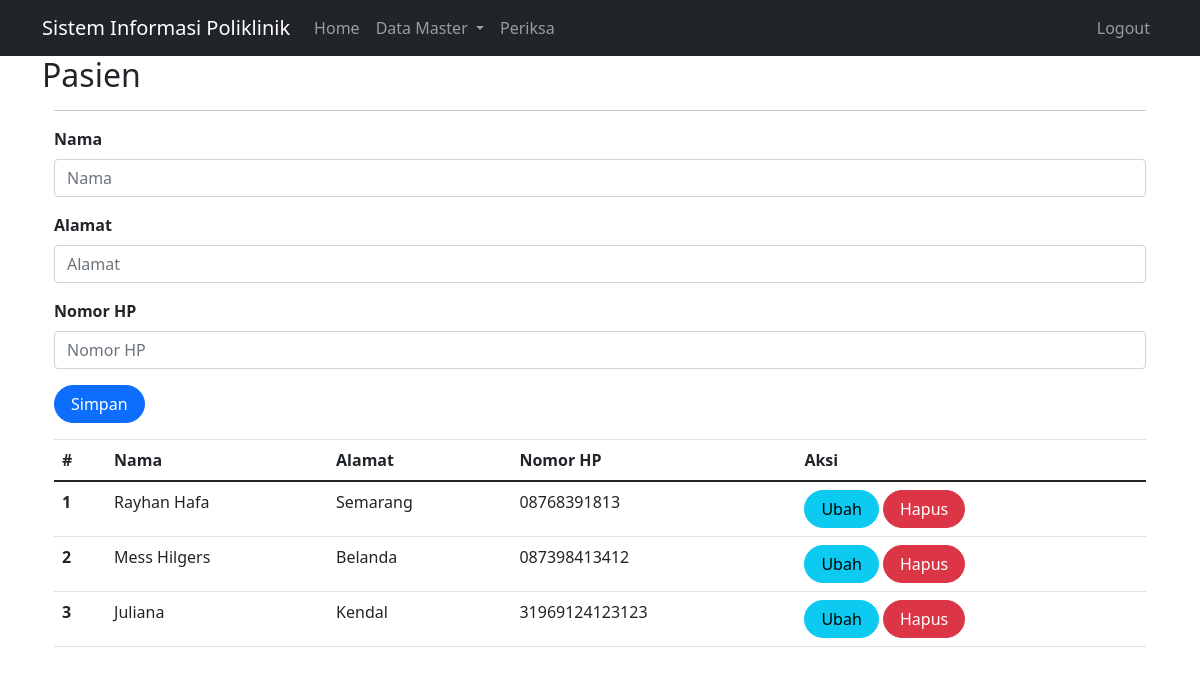
Page /index.php?page=pasien (signed in) on the committed database.
### tables this page shows
CREATE TABLE `pasien` (
  `id` int(11) NOT NULL,
  `nama` varchar(255) DEFAULT NULL,
  `alamat` varchar(255) DEFAULT NULL,
  `no_hp` varchar(50) DEFAULT NULL
);

### pasien.php (the view, shortened to what this page needs)
<?php
include_once("koneksi.php");
?>
<!DOCTYPE html>
<html lang="en">
<head>
    <link rel="stylesheet" href="assets/css/bootstrap.css">
    <link href="https://cdn.jsdelivr.net/npm/bootstrap@5.0.2/dist/css/bootstrap.min.css"
    rel="stylesheet"
>
</head>
<body>
<div class="container">
    <hr>
    <form class="form row" method="POST" action="" name="myForm" onsubmit="return validate();">
        <?php
        $nama = '';
        $alamat = '';
        $no_hp = '';
        ?>
        <div class="form-group">
            <label for="inputNama" class="form-label fw-bold">
                Nama
            </label>
            <input type="text" class="form-control" name="nama" id="inputNama" placeholder="Nama" value="<?php echo $nama; ?>">
        </div>
        <div class="form-group">
            <label for="inputAlamat" class="form-label fw-bold">
                Alamat
            </label>
            <input type="text" class="form-control" name="alamat" id="inputAlamat" placeholder="Alamat" value="<?php echo $alamat; ?>">
        </div>
        <div class="form-group">
            <label for="inputNoHP" class="form-label fw-bold">
                Nomor HP
            </label>
            <input type="text" class="form-control" name="no_hp" id="inputNoHP" placeholder="Nomor HP" value="<?php echo $no_hp; ?>">
        </div>
        <div class="form-group">
            <button type="submit" class="btn btn-primary rounded-pill px-3" name="simpan">Simpan</button>
        </div>
    </form>
    <table class="table table-hover">
        <thead>
            <tr>
                <th scope="col">#</th>
                <th scope="col">Nama</th>
                <th scope="col">Alamat</th>
                <th scope="col">Nomor HP</th>
                <th scope="col">Aksi</th>
            </tr>
        </thead>
        <tbody>
            <?php
            $result = mysqli_query(
                $mysqli,"SELECT * FROM pasien"
            );
            $no = 1;
            while ($data = mysqli_fetch_array($result)) {
            ?>
                <tr>
                    <th scope="row"><?php echo $no++ ?></th>
                    <td><?php echo $data['nama'] ?></td>
                    <td><?php echo $data['alamat'] ?></td>
                    <td><?php echo $data['no_hp'] ?></td>
                    <td>
                        <a class="btn btn-info rounded-pill px-3"
                        href="pasien.php?id=<?php echo $data['id'] ?>">Ubah
                        </a>
                        <a class="btn btn-danger rounded-pill px-3"
                        href="pasien.php?id=<?php echo $data['id'] ?>&aksi=hapus">Hapus
                        </a>
                    </td>
                </tr>
            <?php
            }
            ?>
        </tbody>
    </table>
</div>
</body>
</html>

### rows in the picture
pasien: nama "Rayhan Hafa", alamat "Semarang", no_hp "08768391813"
pasien: nama "Mess Hilgers", alamat "Belanda", no_hp "087398413412"
pasien: nama "Juliana", alamat "Kendal", no_hp "31969124123123"

### other values in the picture
$_GET['page'] "Pasien"
